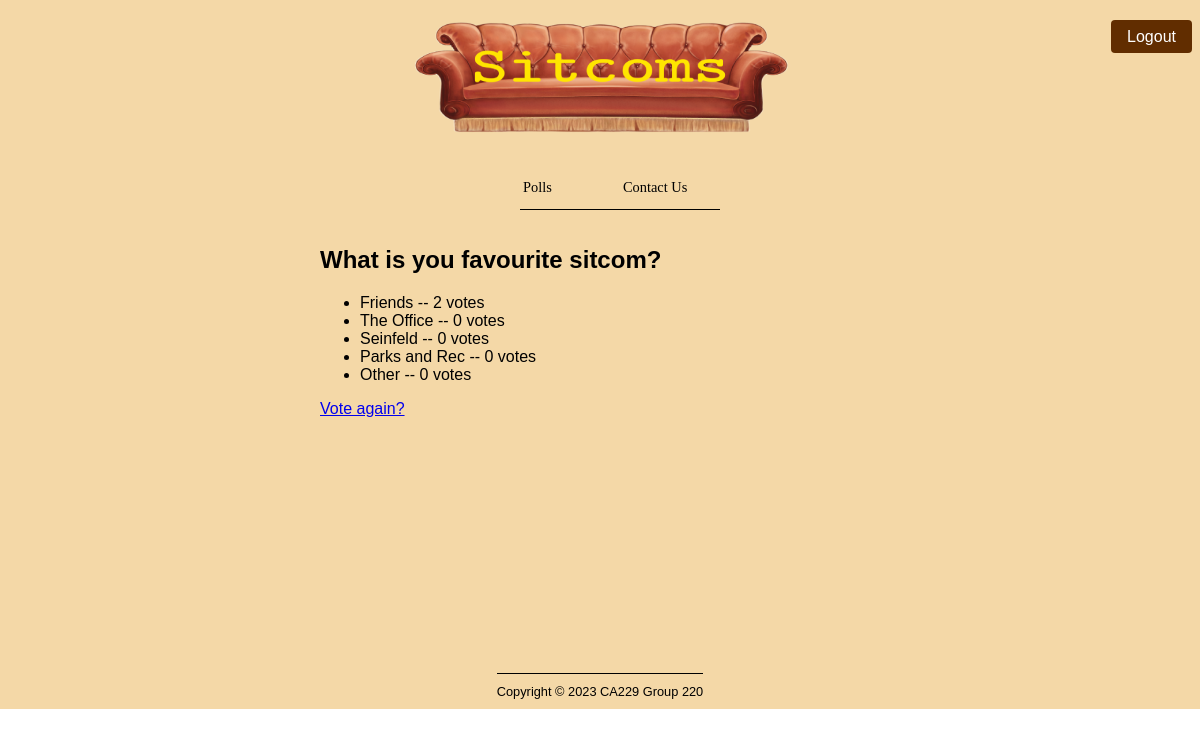
/polls/3/results/ (signed in), run on the app's committed database.
### polls/models.py (models this page shows, shortened)
class Question(models.Model):
    question_text = models.CharField(max_length=200)
    pub_date = models.DateTimeField('date published')

class Choice(models.Model):
    question = models.ForeignKey(Question, on_delete=models.CASCADE)
    choice_text = models.CharField(max_length=200)
    votes = models.IntegerField(default=0)

### polls/views.py (the view)
# urls.py: path('<int:pk>/results/', views.ResultsView.as_view(), name='results'),
class ResultsView(generic.DetailView):
    model = Question
    template_name = 'polls/results.html'

### polls/templates/polls/results.html (shortened to what this page needs)
{% extends "pages/page.html" %}
{% block main_content %}
<h1>{{ question.question_text }}</h1>
<ul>
{% for choice in question.choice_set.all %}
    <li>{{ choice.choice_text }} -- {{ choice.votes }} vote{{ choice.votes|pluralize }}</li>
{% endfor %}
</ul>
<a href="{% url 'polls:detail' question.id %}">Vote again?</a>
{% endblock main_content %}

### simple_test_site/static/main.css (style rules this page uses)
html, body { font-family: 'Arial', sans-serif; margin: 0px; color: rgb(0, 0, 0); }

### data on the page
Question: question_text "What is you favourite sitcom?"
Choice: choice_text "Friends", votes "2"
Choice: choice_text "The Office", votes "0"
Choice: choice_text "Seinfeld", votes "0"
Choice: choice_text "Parks and Rec", votes "0"
Choice: choice_text "Other", votes "0"
